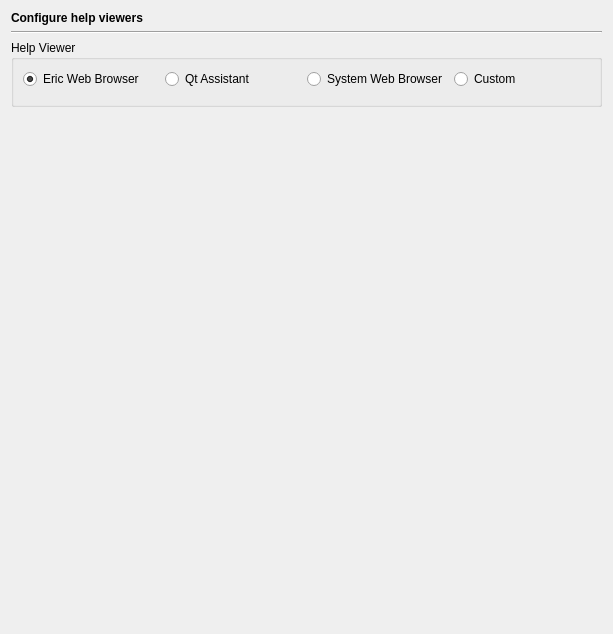
<?xml version="1.0" encoding="UTF-8"?>
<ui version="4.0">
 <class>HelpViewersPage</class>
 <widget class="QWidget" name="HelpViewersPage">
  <property name="geometry">
   <rect>
    <x>0</x>
    <y>0</y>
    <width>613</width>
    <height>634</height>
   </rect>
  </property>
  <layout class="QVBoxLayout" name="verticalLayout_3">
   <item>
    <widget class="QLabel" name="headerLabel">
     <property name="text">
      <string>&lt;b&gt;Configure help viewers&lt;/b&gt;</string>
     </property>
    </widget>
   </item>
   <item>
    <widget class="Line" name="line17">
     <property name="frameShape">
      <enum>QFrame::HLine</enum>
     </property>
     <property name="frameShadow">
      <enum>QFrame::Sunken</enum>
     </property>
     <property name="orientation">
      <enum>Qt::Horizontal</enum>
     </property>
    </widget>
   </item>
   <item>
    <widget class="QGroupBox" name="groupBox">
     <property name="title">
      <string>Help Viewer</string>
     </property>
     <layout class="QGridLayout" name="gridLayout">
      <item row="0" column="0">
       <widget class="QRadioButton" name="helpBrowserButton">
        <property name="toolTip">
         <string>Select to use the Eric Web Browser</string>
        </property>
        <property name="text">
         <string>Eric Web Browser</string>
        </property>
        <property name="checked">
         <bool>true</bool>
        </property>
       </widget>
      </item>
      <item row="0" column="1">
       <widget class="QRadioButton" name="qtAssistantButton">
        <property name="toolTip">
         <string>Select to use Qt Assistant</string>
        </property>
        <property name="text">
         <string>Qt Assistant</string>
        </property>
       </widget>
      </item>
      <item row="0" column="2">
       <widget class="QRadioButton" name="webBrowserButton">
        <property name="toolTip">
         <string>Select to use the configured web browser of the system</string>
        </property>
        <property name="text">
         <string>System Web Browser</string>
        </property>
       </widget>
      </item>
      <item row="0" column="3">
       <widget class="QRadioButton" name="customViewerButton">
        <property name="toolTip">
         <string>Select to use a custom viewer</string>
        </property>
        <property name="text">
         <string>Custom</string>
        </property>
       </widget>
      </item>
      <item row="1" column="0" colspan="4">
       <widget class="E5PathPicker" name="customViewerPicker" native="true">
        <property name="enabled">
         <bool>false</bool>
        </property>
        <property name="sizePolicy">
         <sizepolicy hsizetype="Expanding" vsizetype="Preferred">
          <horstretch>0</horstretch>
          <verstretch>0</verstretch>
         </sizepolicy>
        </property>
        <property name="focusPolicy">
         <enum>Qt::StrongFocus</enum>
        </property>
        <property name="toolTip">
         <string>Enter the custom viewer to be used</string>
        </property>
       </widget>
      </item>
     </layout>
    </widget>
   </item>
   <item>
    <spacer>
     <property name="orientation">
      <enum>Qt::Vertical</enum>
     </property>
     <property name="sizeHint" stdset="0">
      <size>
       <width>479</width>
       <height>121</height>
      </size>
     </property>
    </spacer>
   </item>
  </layout>
 </widget>
 <customwidgets>
  <customwidget>
   <class>E5PathPicker</class>
   <extends>QWidget</extends>
   <header>E5Gui/E5PathPicker.h</header>
   <container>1</container>
  </customwidget>
 </customwidgets>
 <tabstops>
  <tabstop>helpBrowserButton</tabstop>
  <tabstop>qtAssistantButton</tabstop>
  <tabstop>webBrowserButton</tabstop>
  <tabstop>customViewerButton</tabstop>
 </tabstops>
 <resources/>
 <connections>
  <connection>
   <sender>customViewerButton</sender>
   <signal>toggled(bool)</signal>
   <receiver>customViewerPicker</receiver>
   <slot>setEnabled(bool)</slot>
   <hints>
    <hint type="sourcelabel">
     <x>496</x>
     <y>72</y>
    </hint>
    <hint type="destinationlabel">
     <x>493</x>
     <y>90</y>
    </hint>
   </hints>
  </connection>
 </connections>
</ui>
